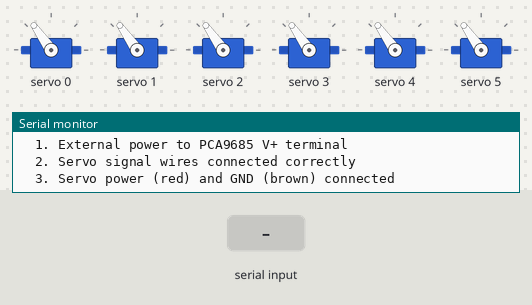
This sketch was run on a simulated Arduino Mega 2560, built with avr-gcc and run on an emulated ATmega2560. On the bench: 6 × servo, the last lines printed to the serial monitor. The inputs (shaded band) are chosen by the test bench.

Above: at 3.7 s.
3.8 s: "t90\n" received over Serial
At 4.1 s:
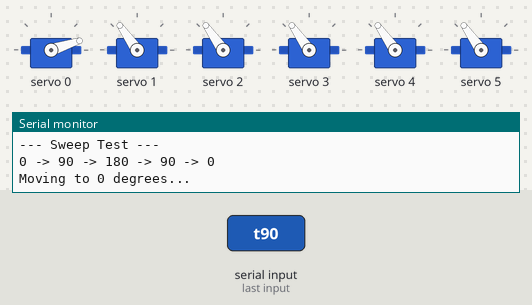
6.8 s: byte 109 ('m') received over Serial
At 8.7 s:
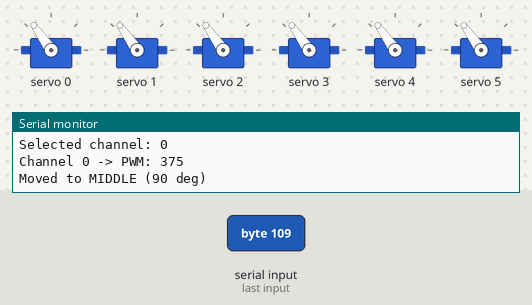
9.3 s: byte 108 ('l') received over Serial
At 10.5 s:
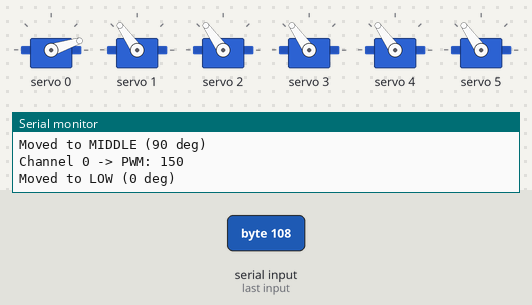
10.8 s: byte 104 ('h') received over Serial
At 11.6 s:
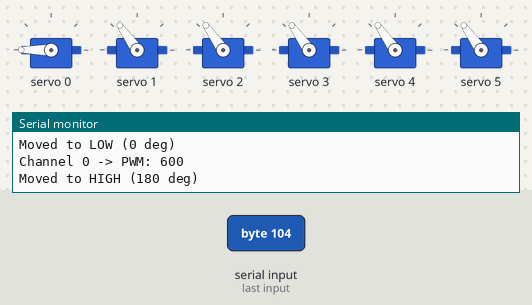
13.8 s: "t,45\n" received over Serial
At 18.5 s:
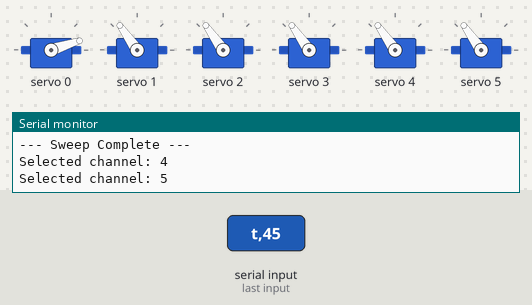
Timing chart, 0 to 19.3 s (numbered marks = the images above; inputs shaded):
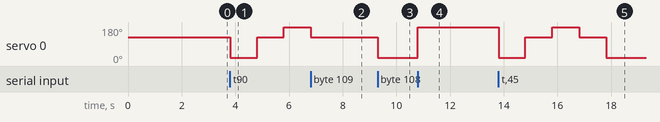

Measured:
- after the input at 3.8 s, servo 0: 125° → 18° at once, → 125° 1.0 s later, → 180° 1.0 s later
- after the input at 6.8 s, servo 0: goes on until 6.8 s, then stays 125°
- after the input at 9.3 s, servo 0: 125° → 18° at once
- after the input at 10.8 s, servo 0: 18° → 180° at once
- after the input at 13.8 s, servo 0: 180° → 18° at once, → 125° 1.0 s later, → 180° 1.0 s later, → 125° 1.0 s later, … (5 changes in this stretch)

The sketch:

Servo_Diagnostic.ino
```cpp
/*
 * Servo Diagnostic Tool for PCA9685
 * Upload this to test if PCA9685 and servos are working
 */

#include <Wire.h>
#include <Adafruit_PWMServoDriver.h>

// Try default address 0x40
Adafruit_PWMServoDriver pwm = Adafruit_PWMServoDriver(0x40);

#define SERVOMIN  150  // PWM for 0 degrees
#define SERVOMAX  600  // PWM for 180 degrees

void setup() {
    Serial.begin(9600);
    delay(1000);

    Serial.println("====================================");
    Serial.println("   PCA9685 Servo Diagnostic Tool");
    Serial.println("====================================");

    // Scan I2C bus
    Serial.println("\n[1] Scanning I2C bus...");
    Wire.begin();

    int deviceCount = 0;
    for (byte address = 1; address < 127; address++) {
        Wire.beginTransmission(address);
        byte error = Wire.endTransmission();

        if (error == 0) {
            Serial.print("    Found device at 0x");
            if (address < 16) Serial.print("0");
            Serial.print(address, HEX);

            if (address == 0x40) {
                Serial.println(" <- PCA9685 (default)");
            } else if (address >= 0x40 && address <= 0x7F) {
                Serial.println(" <- Possible PCA9685");
            } else {
                Serial.println();
            }
            deviceCount++;
        }
    }

    if (deviceCount == 0) {
        Serial.println("    ERROR: No I2C devices found!");
        Serial.println("    Check wiring: SDA=Pin20, SCL=Pin21 on Mega");
        Serial.println("    Make sure PCA9685 VCC is connected to 5V");
    } else {
        Serial.print("    Total devices found: ");
        Serial.println(deviceCount);
    }

    // Initialize PCA9685
    Serial.println("\n[2] Initializing PCA9685...");
    pwm.begin();
    pwm.setPWMFreq(50);  // 50Hz for servos
    Serial.println("    PCA9685 initialized at 50Hz");

    // Test info
    Serial.println("\n[3] Servo PWM settings:");
    Serial.print("    SERVOMIN (0 deg):   ");
    Serial.println(SERVOMIN);
    Serial.print("    SERVOMAX (180 deg): ");
    Serial.println(SERVOMAX);
    Serial.print("    SERVOMID (90 deg):  ");
    Serial.println((SERVOMIN + SERVOMAX) / 2);

    Serial.println("\n====================================");
    Serial.println("Commands (type in Serial Monitor):");
    Serial.println("  0-5    : Select servo channel");
    Serial.println("  a      : All channels");
    Serial.println("  t      : Test sweep current channel");
    Serial.println("  m      : Move to middle (90 deg)");
    Serial.println("  l      : Move to low (0 deg)");
    Serial.println("  h      : Move to high (180 deg)");
    Serial.println("  r      : Raw PWM test (150-600)");
    Serial.println("  +/-    : Fine adjust +/- 10 PWM");
    Serial.println("====================================\n");

    // Initial test - move all to middle
    Serial.println("Moving all servos to 90 degrees...");
    for (int i = 0; i < 6; i++) {
        setServoAngle(i, 90);
        delay(100);
    }
    Serial.println("Done. If servos didn't move, check:");
    Serial.println("  1. External power to PCA9685 V+ terminal");
    Serial.println("  2. Servo signal wires connected correctly");
    Serial.println("  3. Servo power (red) and GND (brown) connected\n");
}

int currentChannel = 0;
int currentPWM = (SERVOMIN + SERVOMAX) / 2;
bool allChannels = false;

void loop() {
    if (Serial.available() > 0) {
        char c = Serial.read();

        switch (c) {
            case '0': case '1': case '2':
            case '3': case '4': case '5':
                currentChannel = c - '0';
                allChannels = false;
                Serial.print("Selected channel: ");
                Serial.println(currentChannel);
                break;

            case 'a':
            case 'A':
                allChannels = true;
                Serial.println("Selected: ALL channels");
                break;

            case 't':
            case 'T':
                testSweep();
                break;

            case 'm':
            case 'M':
                currentPWM = (SERVOMIN + SERVOMAX) / 2;
                applyPWM();
                Serial.println("Moved to MIDDLE (90 deg)");
                break;

            case 'l':
            case 'L':
                currentPWM = SERVOMIN;
                applyPWM();
                Serial.println("Moved to LOW (0 deg)");
                break;

            case 'h':
            case 'H':
                currentPWM = SERVOMAX;
                applyPWM();
                Serial.println("Moved to HIGH (180 deg)");
                break;

            case 'r':
            case 'R':
                rawPWMTest();
                break;

            case '+':
            case '=':
                currentPWM = min(currentPWM + 10, 700);
                applyPWM();
                Serial.print("PWM: ");
                Serial.println(currentPWM);
                break;

            case '-':
            case '_':
                currentPWM = max(currentPWM - 10, 100);
                applyPWM();
                Serial.print("PWM: ");
                Serial.println(currentPWM);
                break;
        }
    }
}

void applyPWM() {
    if (allChannels) {
        for (int i = 0; i < 6; i++) {
            pwm.setPWM(i, 0, currentPWM);
        }
        Serial.print("All channels -> PWM: ");
    } else {
        pwm.setPWM(currentChannel, 0, currentPWM);
        Serial.print("Channel ");
        Serial.print(currentChannel);
        Serial.print(" -> PWM: ");
    }
    Serial.println(currentPWM);
}

void setServoAngle(int channel, int angle) {
    angle = constrain(angle, 0, 180);
    int pulse = map(angle, 0, 180, SERVOMIN, SERVOMAX);
    pwm.setPWM(channel, 0, pulse);

    Serial.print("Ch");
    Serial.print(channel);
    Serial.print(": ");
    Serial.print(angle);
    Serial.print(" deg (PWM:");
    Serial.print(pulse);
    Serial.println(")");
}

void testSweep() {
    Serial.println("\n--- Sweep Test ---");
    Serial.println("0 -> 90 -> 180 -> 90 -> 0");

    // 0 degrees
    Serial.println("Moving to 0 degrees...");
    if (allChannels) {
        for (int i = 0; i < 6; i++) pwm.setPWM(i, 0, SERVOMIN);
    } else {
        pwm.setPWM(currentChannel, 0, SERVOMIN);
    }
    delay(1000);

    // 90 degrees
    Serial.println("Moving to 90 degrees...");
    int mid = (SERVOMIN + SERVOMAX) / 2;
    if (allChannels) {
        for (int i = 0; i < 6; i++) pwm.setPWM(i, 0, mid);
    } else {
        pwm.setPWM(currentChannel, 0, mid);
    }
    delay(1000);

    // 180 degrees
    Serial.println("Moving to 180 degrees...");
    if (allChannels) {
        for (int i = 0; i < 6; i++) pwm.setPWM(i, 0, SERVOMAX);
    } else {
        pwm.setPWM(currentChannel, 0, SERVOMAX);
    }
    delay(1000);

    // Back to 90
    Serial.println("Moving to 90 degrees...");
    if (allChannels) {
        for (int i = 0; i < 6; i++) pwm.setPWM(i, 0, mid);
    } else {
        pwm.setPWM(currentChannel, 0, mid);
    }
    delay(1000);

    // 0 degrees
    Serial.println("Moving to 0 degrees...");
    if (allChannels) {
        for (int i = 0; i < 6; i++) pwm.setPWM(i, 0, SERVOMIN);
    } else {
        pwm.setPWM(currentChannel, 0, SERVOMIN);
    }

    Serial.println("--- Sweep Complete ---\n");
}

void rawPWMTest() {
    Serial.println("\n--- Raw PWM Test ---");
    Serial.println("Testing PWM values: 100, 200, 300, 400, 500, 600");

    int testValues[] = {100, 200, 300, 400, 500, 600};

    for (int i = 0; i < 6; i++) {
        Serial.print("PWM: ");
        Serial.println(testValues[i]);

        if (allChannels) {
            for (int ch = 0; ch < 6; ch++) pwm.setPWM(ch, 0, testValues[i]);
        } else {
            pwm.setPWM(currentChannel, 0, testValues[i]);
        }
        delay(1000);
    }

    Serial.println("--- Raw Test Complete ---\n");
}
```
